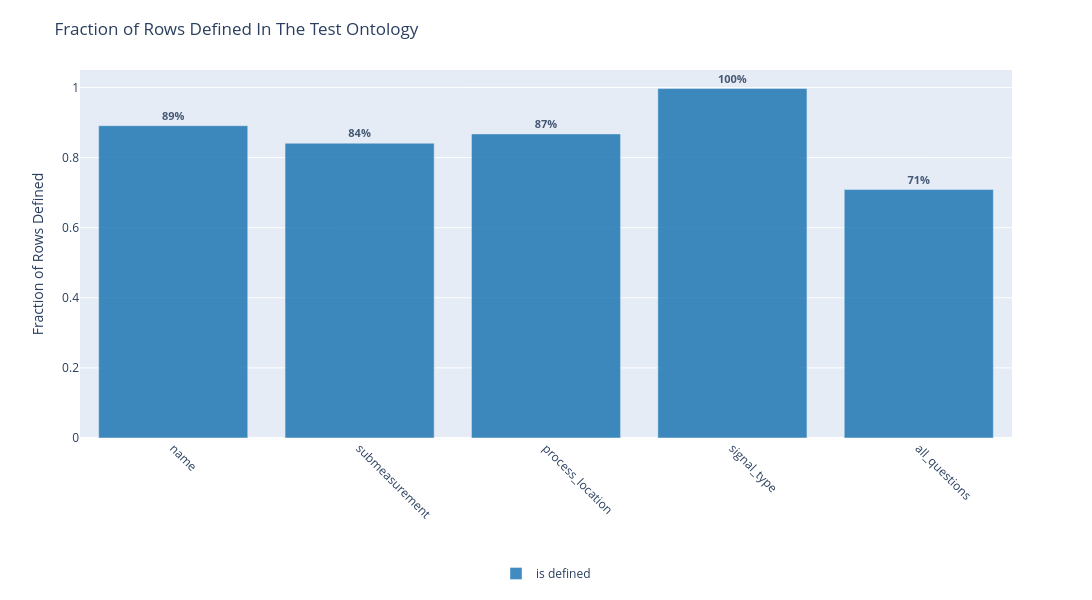

The code cell stored with this chart in its notebook:
### Markdown cell above
Looks like we lose about a third of the rows in each column to low confidence. Not great for a production system, but enough to feel like there's some value here.

#### Undefined

I also want to account for the cases where I feel that it was my bad ad hoc ontology that is at fault. If the model had no good choices - because even I as a domain expert couldn't fit the label into one of the options - then we should remove those cases from the dataset to get a better sense of how the model would perform if it had an appropriate ontology and lexicon to work from.

We can see from our plot above that removing the undefined cases generally improves the fraction that is correct. But if we had *mostly* undefined, that would make the improvement less meaningful because the sample size would be too small. Let's double-check.

### Code cell
print(f'Denominator for every bar: all {len(results_df)} labeled rows')

# Confidence is reported per question, so each question gets its own bar. `all_questions`
# is the row-level gate: the share of rows clearing the threshold on *every* question at
# once - i.e. exactly the rows that don't get flagged `needs_review`.
correct_columns = ['correct_' + question.removeprefix('canonical_') for question in CANONICAL_QUESTIONS]
is_defined_df = results_df[correct_columns] != "[UNDEFINED]"

# `.mean()` of a boolean frame is just the fraction of True rows, so this is fully vectorized.
percent_defined = is_defined_df.mean().rename(index=lambda column: column.removeprefix('correct_'))
percent_defined['all_questions'] = is_defined_df.all(axis=1).mean()

percent_defined_df = percent_defined.to_frame('is defined')
display(percent_defined_df)

plot_grouped_bar_chart(
    percent_defined_df,
    title='Fraction of Rows Defined In The Test Ontology',
    ylabel='Fraction of Rows Defined',
    value_format='{:.0%}',  # bars read as percentages; values stay 0-1 so the axis matches the chart above
)

### Figure 1 — Plotly figure (JSON) as saved in the notebook; plotly's stock layout.template omitted (floating-point values rounded to 4 significant figures)
{"data": [{"alignmentgroup": "True", "hovertemplate": "=%{x}<br>Fraction of Rows Defined=%{y}<br>label=%{text}<extra></extra>", "legendgroup": "is defined", "marker": {"color": "#1F77B4", "pattern": {"shape": ""}}, "name": "is defined", "offsetgroup": "is defined", "opacity": 0.85, "orientation": "v", "showlegend": true, "text": ["89%", "84%", "87%", "100%", "71%"], "textfont": {"size": 11, "weight": "bold"}, "textposition": "outside", "type": "bar", "x": ["name", "submeasurement", "process_location", "signal_type", "all_questions"], "xaxis": "x", "y": [0.8912, 0.8412, 0.8676, 0.9971, 0.7088], "yaxis": "y"}], "layout": {"barmode": "group", "height": 600, "legend": {"orientation": "h", "title": {"text": ""}, "tracegroupgap": 0, "x": 0.5, "xanchor": "center", "y": 0.02, "yanchor": "bottom", "yref": "container"}, "margin": {"t": 70}, "title": {"text": "Fraction of Rows Defined In The Test Ontology"}, "width": 1200, "xaxis": {"anchor": "y", "categoryarray": ["name", "submeasurement", "process_location", "signal_type", "all_questions"], "categoryorder": "array", "domain": [0, 1], "tickangle": 45, "title": {"text": ""}}, "yaxis": {"anchor": "x", "domain": [0, 1], "range": [0, 1.05], "title": {"text": "Fraction of Rows Defined"}}}}
